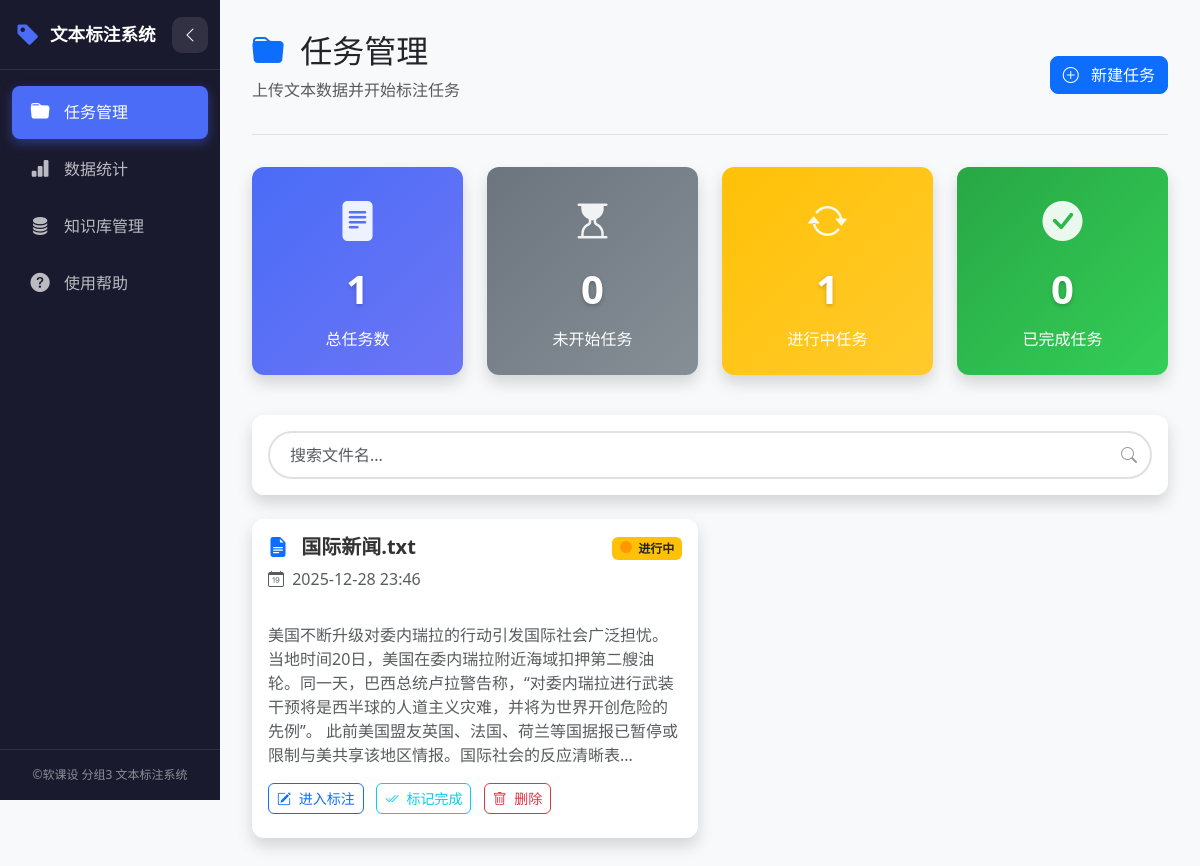
The page / on the database its author committed.
### app.py (models this page shows)
class TextFile(db.Model):
    id = db.Column(db.Integer, primary_key=True)
    filename = db.Column(db.String(100), nullable=False)
    content = db.Column(db.Text, nullable=False)
    upload_time = db.Column(db.DateTime, default=datetime.utcnow)
    status = db.Column(db.Integer, default=0)  # 0:未开始 1:进行中 2:已完成
    text_annotation = db.relationship('TextAnnotation', backref='file', uselist=False, cascade='all, delete-orphan')
    word_annotations = db.relationship('WordAnnotation', backref='file', lazy=True, cascade='all, delete-orphan')

### app.py (the view)
@app.route('/')
def index():
    files = TextFile.query.order_by(TextFile.upload_time.desc()).all()
    return render_template('index.html', files=files)

### templates/index.html (shortened to what this page needs)
{% extends "layout.html" %}
{% block content %}
<div class="page-header">
    <div class="d-flex justify-content-between align-items-center">
        <div>
            <h2><i class="bi bi-folder-fill text-primary me-2"></i> 任务管理</h2>
            <p class="text-muted">上传文本数据并开始标注任务</p>
        </div>
        <button class="btn btn-primary" data-bs-toggle="modal" data-bs-target="#uploadModal">
            <i class="bi bi-plus-circle me-2"></i> 新建任务
        </button>
    </div>
</div>
<div class="row mb-4">
    <div class="col-lg-3 col-md-6 mb-3">
        <div class="card stat-card bg-primary">
            <div class="card-body">
                <i class="bi bi-file-text-fill stat-icon"></i>
                <div class="stat-number">{{ files|length }}</div>
                <div class="stat-label">总任务数</div>
            </div>
        </div>
    </div>
    {% set pending_count = files|selectattr('status', 'equalto', 0)|list|length %}
    <div class="col-lg-3 col-md-6 mb-3">
        <div class="card stat-card bg-secondary">
            <div class="card-body">
                <i class="bi bi-hourglass-top stat-icon"></i>
                <div class="stat-number">{{ pending_count }}</div>
                <div class="stat-label">未开始任务</div>
            </div>
        </div>
    </div>
    {% set processing_count = files|selectattr('status', 'equalto', 1)|list|length %}
    <div class="col-lg-3 col-md-6 mb-3">
        <div class="card stat-card bg-warning">
            <div class="card-body">
                <i class="bi bi-arrow-repeat stat-icon"></i>
                <div class="stat-number">{{ processing_count }}</div>
                <div class="stat-label">进行中任务</div>
            </div>
        </div>
    </div>
    {% set completed_count = files|selectattr('status', 'equalto', 2)|list|length %}
    <div class="col-lg-3 col-md-6 mb-3">
        <div class="card stat-card bg-success">
            <div class="card-body">
                <i class="bi bi-check-circle-fill stat-icon"></i>
                <div class="stat-number">{{ completed_count }}</div>
                <div class="stat-label">已完成任务</div>
            </div>
        </div>
    </div>
</div>
<div class="card mb-4">
    <div class="card-body">
        <div class="search-box">
            <input type="text" id="search-input" class="form-control" placeholder="搜索文件名..." autocomplete="off">
        </div>
    </div>
</div>
<div class="row" id="task-list">
    {% for file in files %}
    <div class="col-lg-6 col-md-12 mb-4 task-item" data-filename="{{ file.filename|lower }}">
        <div class="card task-card">
            <div class="card-body">
                <div class="d-flex justify-content-between align-items-start mb-3">
                    <div>
                        <h5 class="card-title">
                            <i class="bi bi-file-earmark-text-fill text-primary me-2"></i>
                            {{ file.filename }}
                        </h5>
                        <p class="text-sm text-muted">
                            <i class="bi bi-calendar-date me-1"></i>
                            {{ file.upload_time.strftime('%Y-%m-%d %H:%M') }}
                        </p>
                    </div>
                    <div>
                        {% if file.status == 0 %}
                        <span class="badge bg-secondary">
                            <span class="status-indicator pending"></span>未开始
                        </span>
                        {% elif file.status == 1 %}
                        <span class="badge bg-warning text-dark">
                            <span class="status-indicator processing"></span>进行中
                        </span>
                        {% else %}
                        <span class="badge bg-success">
                            <span class="status-indicator completed"></span>已完成
                        </span>
                        {% endif %}
                    </div>
                </div>
                <div class="mb-3">
                    <p class="text-sm text-muted line-clamp-2">{{ file.content[:150] }}...</p>
                </div>
                <div class="btn-group-sm" role="group">
                    <a href="/annotate/{{ file.id }}" class="btn btn-outline-primary">
                        <i class="bi bi-pencil-square me-1"></i> 进入标注
                    </a>
                    {% if file.status == 1 %}
                    <button class="btn btn-outline-info" onclick="markComplete({{ file.id }})">
                        <i class="bi bi-check2-all me-1"></i> 标记完成
                    </button>
                    {% endif %}
                    <button class="btn btn-outline-danger" onclick="deleteFile({{ file.id }})">
                        <i class="bi bi-trash me-1"></i> 删除
                    </button>
                </div>
            </div>
        </div>
    </div>
    {% endfor %}
</div>
{% endblock %}

### templates/layout.html (style rules this page uses)
:root { --primary-color: #4a6cf7; --secondary-color: #6c757d; --success-color: #28a745; --info-color: #17a2b8; --warning-color: #ffc107; --danger-color: #dc3545; --light-color: #f8f9fa; --dark-color: #343a40; --sidebar-bg: #1a1a2e; --sidebar-hover: #16213e; --card-bg: #ffffff; --shadow: 0 0.5rem 1rem rgba(0, 0, 0, 0.15); --sidebar-width: 220px; --sidebar-collapsed-width: 70px; --transition-speed: 0.3s; }
body { background-color: var(--light-color); font-family: 'Segoe UI', Tahoma, Geneva, Verdana, sans-serif; overflow-x: hidden; }
.card { background-color: var(--card-bg); box-shadow: var(--shadow); border: none; border-radius: 0.75rem; transition: transform 0.3s ease, box-shadow 0.3s ease; }
.page-header { margin-bottom: 2rem; padding-bottom: 1rem; border-bottom: 1px solid rgba(0, 0, 0, 0.1); }
.btn { border-radius: 0.5rem; font-weight: 500; transition: all 0.3s ease; }

### templates/index.html (style rules this page uses)
.task-card { transition: all 0.3s ease; }
.status-indicator { width: 12px; height: 12px; border-radius: 50%; display: inline-block; margin-right: 6px; }
.status-indicator.processing { background-color: #ff9800; }
.card-title { font-weight: 600; color: #333; }
.stat-card { height: 100%; border: none; border-radius: 12px; overflow: hidden; }
.stat-card .card-body { display: flex; flex-direction: column; justify-content: center; align-items: center; text-align: center; padding: 1.5rem; }
.stat-number { font-size: 2.5rem; font-weight: 700; color: #ffffff; text-shadow: 0 2px 4px rgba(0, 0, 0, 0.2); }
.stat-label { font-size: 1rem; color: #ffffff; margin-top: 0.5rem; font-weight: 500; }
.stat-icon { font-size: 2.5rem; color: rgba(255, 255, 255, 0.9); margin-bottom: 0.5rem; }
.stat-card.bg-primary { background: linear-gradient(135deg, #4a6cf7 0%, #6c75f5 100%) !important; }
.stat-card.bg-secondary { background: linear-gradient(135deg, #6c757d 0%, #868e96 100%) !important; }
.stat-card.bg-warning { background: linear-gradient(135deg, #ffc107 0%, #ffca2c 100%) !important; }
.stat-card.bg-success { background: linear-gradient(135deg, #28a745 0%, #34ce57 100%) !important; }
.btn-group-sm .btn { border-radius: 6px; margin-right: 8px; margin-bottom: 8px; }
.search-box { position: relative; }
.search-box input { border-radius: 25px; padding: 10px 20px; padding-right: 45px; border: 2px solid #e0e0e0; transition: all 0.3s ease; }

### rows shown on the page
TextFile: filename "国际新闻.txt", upload_time "2025-12-28 23:46", status 1 (drawn), content "美国不断升级对委内瑞拉的行动引发国际社会广泛担忧。当地时间20日，美国在委内瑞拉附近海域扣押第二艘油轮。同一天，巴西总统卢拉警告称，“对委内瑞拉进行武装干预将是西半球的人道主义灾难，并将为世界开创危险的先例”。 此前美国盟友英国、法国、荷兰等国据报已暂停或限制与美共享该地区情报。国际社会的反应清晰表"

### other values the page prints
{{ files|length }} "1"
{{ pending_count }} "0"
{{ processing_count }} "1"
{{ completed_count }} "0"
